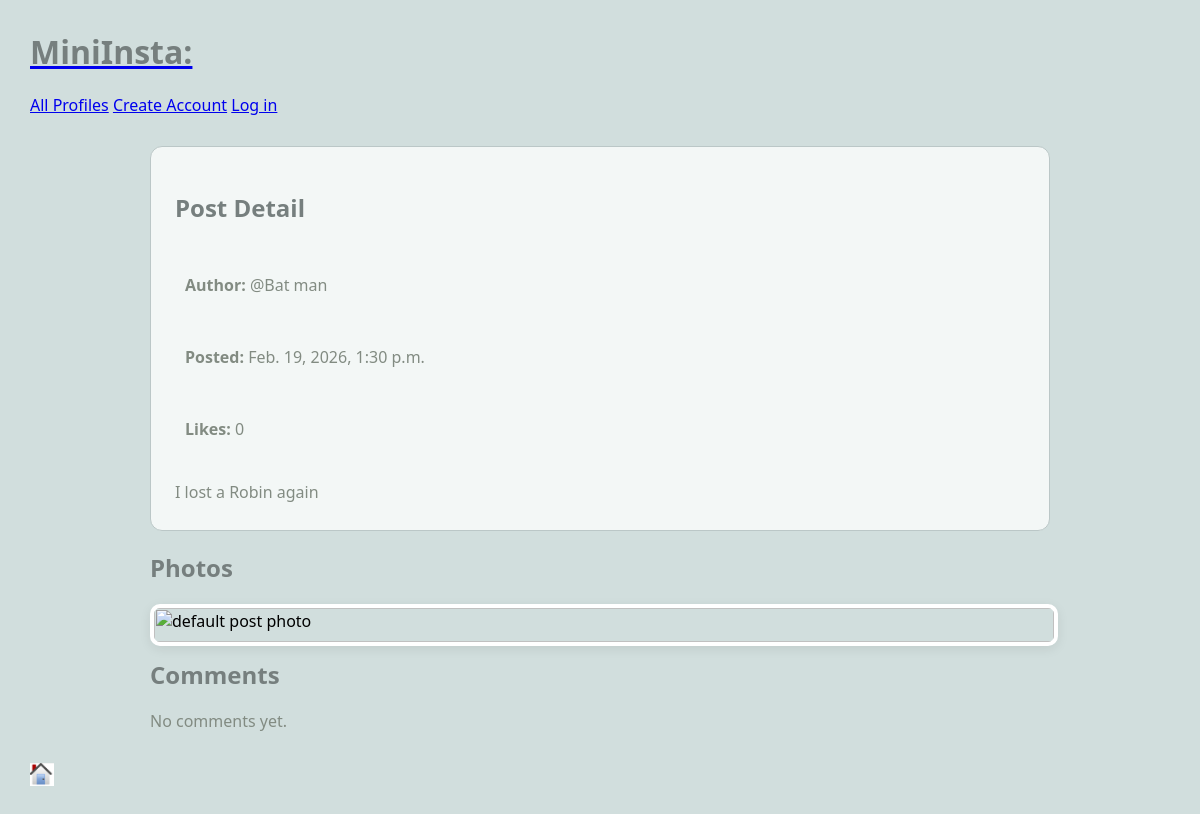
/mini_insta/post/4, run on an earlier commit of the app's database.
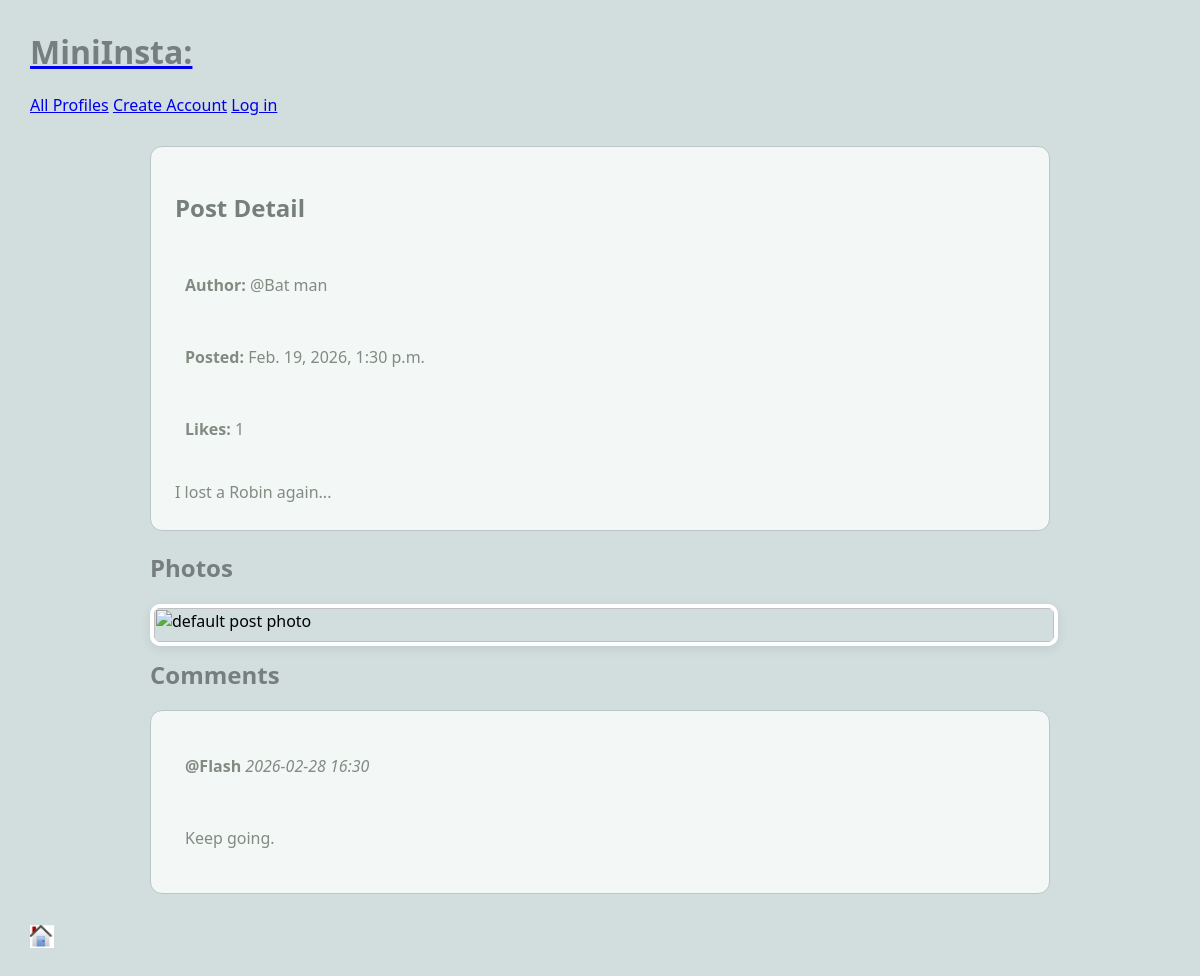
And on a later commit of the database.
### mini_insta/models.py (models this page shows, shortened)
class Post(models.Model):
    profile = models.ForeignKey(Profile, on_delete=models.CASCADE)
    timestamp = models.DateTimeField(auto_now_add=True)
    caption = models.TextField(blank=True)
    def get_all_photos(self):
        return Photo.objects.filter(post=self).order_by("-timestamp")
    def get_all_comments(self):
        return Comment.objects.filter(post=self).order_by("timestamp")
    def get_likes(self):
        return Like.objects.filter(post=self).order_by("-timestamp")

class Profile(models.Model):
    user = models.ForeignKey(User, on_delete=models.CASCADE, default=1)
    username = models.TextField(blank=True)
    display_name = models.TextField(blank=True)
    profile_image_url = models.URLField(blank=True)
    profile_image_file = models.ImageField(blank=True)
    bio_text = models.TextField(blank=True)
    join_date = models.DateTimeField(auto_now=True)

class Comment(models.Model):
    post = models.ForeignKey(Post, on_delete=models.CASCADE)
    profile = models.ForeignKey(Profile, on_delete=models.CASCADE)
    timestamp = models.DateTimeField(auto_now_add=True)
    text = models.TextField(blank=True)

### mini_insta/views.py (the view)
# urls.py: path('post/<int:pk>', PostDetailView.as_view(), name="show_post"),
class PostDetailView(DetailView):
    model = Post
    template_name = "mini_insta/show_post.html"
    context_object_name = "post"
    def get_context_data(self, **kwargs):
        context = super().get_context_data(**kwargs)
        logged_in_profile = None
        if self.request.user.is_authenticated:
            logged_in_profile = Profile.objects.filter(user=self.request.user).order_by("pk").first()
        post = self.object
        context["can_like"] = bool(logged_in_profile and post.profile_id != logged_in_profile.pk)
        context["has_liked"] = bool(
            logged_in_profile and Like.objects.filter(post=post,profile=logged_in_profile,).exists())
        context["default_photo_url"] = "https://upload.wikimedia.org/wikipedia/commons/a/a3/Image-not-found.png"
        return context

### mini_insta/templates/mini_insta/show_post.html (shortened to what this page needs)
{% extends 'mini_insta/base.html' %}
{% block content %}
    <main class="profile-detail-container">
        <article class="profile-detail-card">
            <div class="profile-detail-content">
                <h2>Post Detail</h2>
                <p><strong>Author:</strong> @{{post.profile.username}}</p>
                <p><strong>Posted:</strong> {{post.timestamp}}</p>
                <p><strong>Likes:</strong> {{ post.get_likes|length }}</p>
                {% if post.caption %}
                    <p class="profile-detail-bio">{{post.caption}}</p>
                {% else %}
                    <p class="profile-detail-bio">(No caption)</p>
                {% endif %}
            </div>
        </article>
        <section>
            <h2>Photos</h2>
            <div class="profile-detail-content">
                {% for photo in post.get_all_photos %}
                    <img class="profile-detail-image" src="{{photo.get_image_url|default:default_photo_url}}" alt="post photo">
                {% empty %}
                    <img class="profile-detail-image" src="{{default_photo_url}}" alt="default post photo">
                {% endfor %}
            </div>
        </section>
        <section>
            <h2>Comments</h2>
            {% for comment in post.get_all_comments %}
                <article class="profile-detail-card">
                    <div class="profile-detail-content">
                        <p><strong>@{{ comment.profile.username }}</strong> <em>{{ comment.timestamp|date:"Y-m-d H:i" }}</em></p>
                        <p>{{ comment.text }}</p>
                    </div>
                </article>
            {% empty %}
                <p>No comments yet.</p>
            {% endfor %}
        </section>
    </main>
{% endblock %}

What changed in the data, as far as the page shows it:
changed Post "Bat man": get_likes|length "0" → "1"; caption "I lost a Robin again" → "I lost a Robin again..."
added Comment: profile.username "Flash", timestamp "2026-02-28 16:30", text "Keep going."
Also different on the page:
text no longer shown: "No comments yet."
